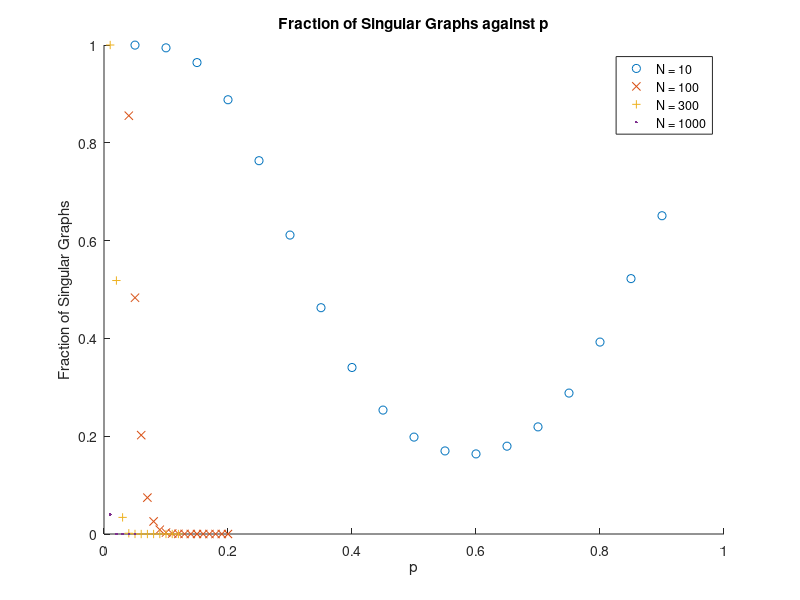
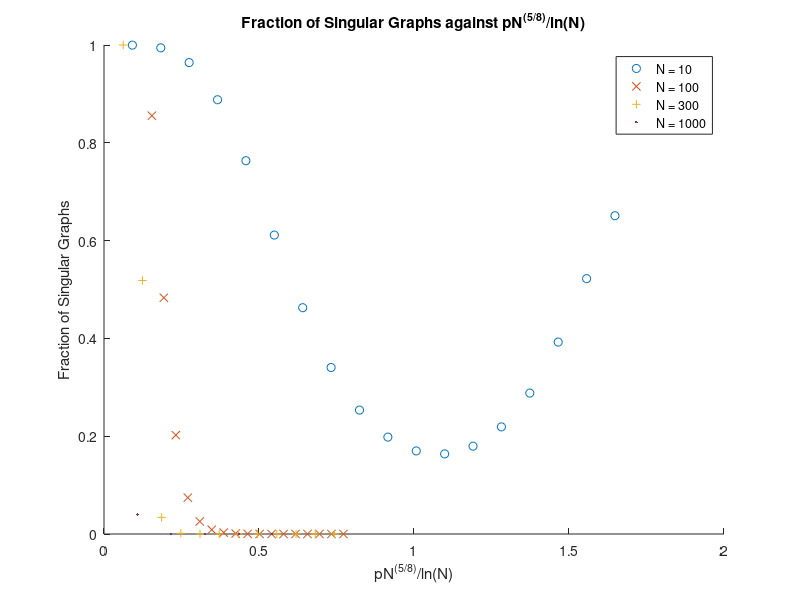

These charts were generated, in order, by the following MATLAB code:
A = importdata('ResultsSize10Initialp0.050000Finalp0.900000.txt');
B = importdata('ResultsSize100Initialp0.040000Finalp0.200000.txt');
C = importdata('ResultsSize300Initialp0.010000Finalp0.120000.txt');
D = importdata('ResultsSize1000Initialp0.010000Finalp0.060000.txt');

% plotting them against p to start
hold on
plot(A(:,1),A(:,2),'o');
plot(B(:,1),B(:,2),'x');
plot(C(:,1),C(:,2),'+');
plot(D(:,1),D(:,2),'.');
title('Fraction of Singular Graphs against p')
xlabel('p')
ylabel('Fraction of Singular Graphs')
legend('N = 10','N = 100','N = 300','N = 1000');
hold off

% scaling the probablilities
A(:,1) = A(:,1) * (10^(5/8))/log(10);
B(:,1) = B(:,1) * (100^(5/8))/log(100);
C(:,1) = C(:,1) * (300^(5/8))/log(300);
D(:,1) = D(:,1) * (1000^(5/8))/log(1000);

figure(2)
hold on
plot(A(:,1),A(:,2),'o');
plot(B(:,1),B(:,2),'x');
plot(C(:,1),C(:,2),'+');
plot(D(:,1),D(:,2),'.');
title('Fraction of Singular Graphs against pN^{(5/8)}/ln(N)')
xlabel('pN^{(5/8)}/ln(N)')
ylabel('Fraction of Singular Graphs')
legend('N = 10','N = 100','N = 300','N = 1000');
hold off

% plot(A(:,1),A(:,2),'o');
% title('Fraction of Singular Graphs, N = 10')
% xlabel('p')
% ylabel('Fraction of Singular Graphs')
% legend('N = 10');
% 
% figure(2)
% plot(B(:,1),B(:,2),'x');
% title('Fraction of Singular Graphs, N = 100')
% legend('N = 100');
% xlabel('p')
% ylabel('Fraction of Singular Graphs')
% 
% figure(3)
% plot(C(:,1),C(:,2),'+');
% title('Fraction of Singular Graphs, N = 300')
% legend('N = 300');
% xlabel('p')
% ylabel('Fraction of Singular Graphs')
% 
% figure(4)
% plot(D(:,1),D(:,2),'.');
% title('Fraction of Singular Graphs, N = 1000')
% legend('N = 1000');
% xlabel('p')
% ylabel('Fraction of Singular Graphs')
